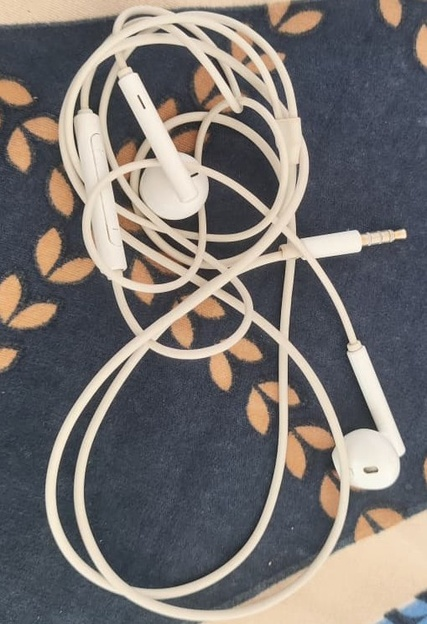
#> input picture reference_object/wired_earphones/wired_earphones_1.jpeg, 427 x 624 px, shrunk from 509 x 744 before the run, found by its file name
$ python personal_match.py
#> lines starting #> are read from the running program, lines starting #| are printed output that depends on the picture
import cv2
import numpy as np


# Load reference image
reference = cv2.imread(
    "reference_object/wired_earphones/wired_earphones_1.jpeg"
)
#> reference is the input picture: shape (624, 427, 3); mean B, G, R 113, 114.9, 119.6


# Load test image
test_image = cv2.imread(
    "images/wired_earphones_test.jpeg"
)
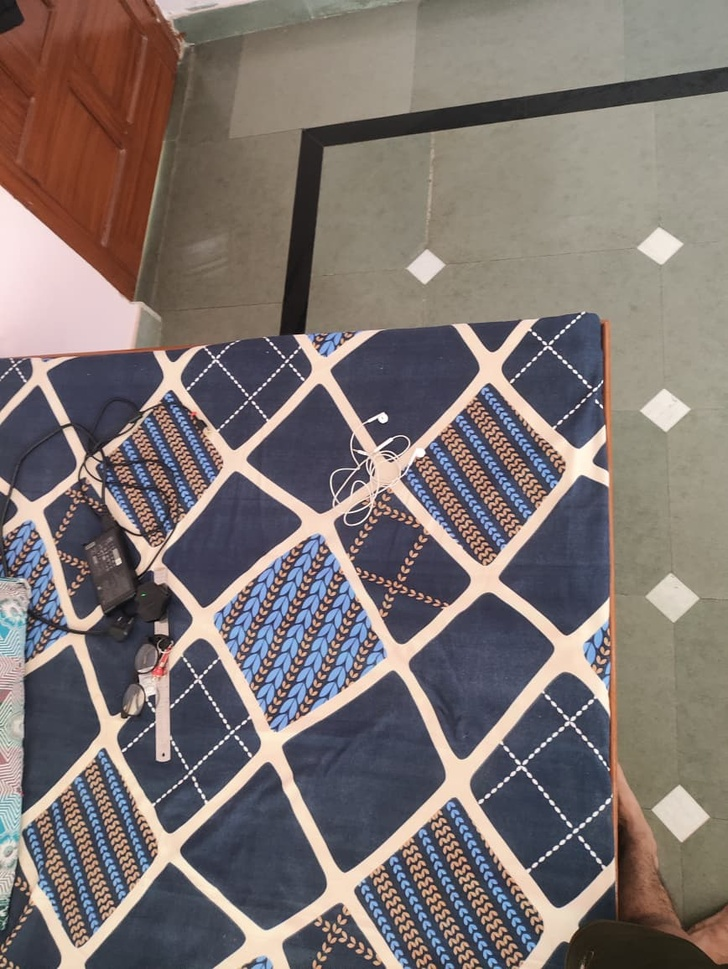
#> input picture images/wired_earphones_test.jpeg, 728 x 969 px, shrunk from 868 x 1156 before the run, found by its file name
#> test_image is the input picture: shape (969, 728, 3); mean B, G, R 113, 115.6, 125.4


# Check whether images loaded properly
if reference is None:
    print("Could not load reference image")
    exit()

if test_image is None:
    print("Could not load test image")
    exit()


# Convert both images to grayscale
reference_gray = cv2.cvtColor(
    reference,
    cv2.COLOR_BGR2GRAY
)
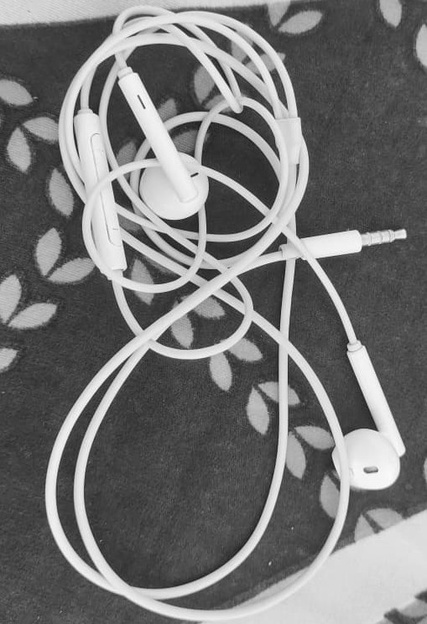
#> reference_gray: shape (624, 427); min 22, max 253, mean 116.1

test_gray = cv2.cvtColor(
    test_image,
    cv2.COLOR_BGR2GRAY
)
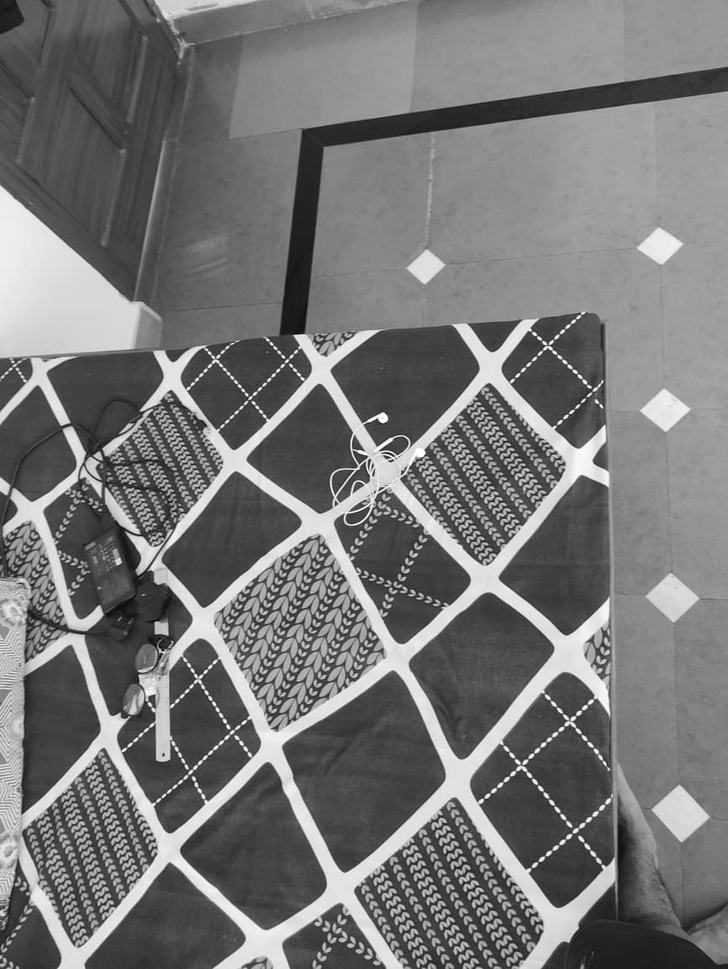
#> test_gray: shape (969, 728); min 1, max 255, mean 118.2


# Create SIFT detector
sift = cv2.SIFT_create()


# Detect keypoints and descriptors
keypoints_ref, descriptors_ref = sift.detectAndCompute(
    reference_gray,
    None
)
#> keypoints_ref = 1028 keypoints; strongest (x, y, size): (151, 155, 6.4), (208, 274, 9.8), (347, 242, 18.3), (402, 234, 6.6)

keypoints_test, descriptors_test = sift.detectAndCompute(
    test_gray,
    None
)
#> keypoints_test = 6960 keypoints; strongest (x, y, size): (383, 418, 6.8), (283, 357, 2.1), (534, 334, 2.6), (539, 338, 2.5)


# Print number of detected features
print(
    "Reference features:",
    len(keypoints_ref)
)
#| Reference features: 1028

print(
    "Test image features:",
    len(keypoints_test)
)
#| Test image features: 6960


# Create brute-force matcher
matcher = cv2.BFMatcher()


# Find two nearest matches for each feature
matches = matcher.knnMatch(
    descriptors_ref,
    descriptors_test,
    k=2
)
#> matches = 1028 matches


# Lowe's Ratio Test
good_matches = []

for m, n in matches:

    if m.distance < 0.65 * n.distance:
        good_matches.append(m)
#> after the loop, good_matches = 11 matches


print(
    "Good matches:",
    len(good_matches)
)
#| Good matches: 11


# Draw some matches for visualization
matched_image = cv2.drawMatches(
    reference,
    keypoints_ref,
    test_image,
    keypoints_test,
    good_matches[:50],
    None,
    flags=cv2.DrawMatchesFlags_NOT_DRAW_SINGLE_POINTS
)
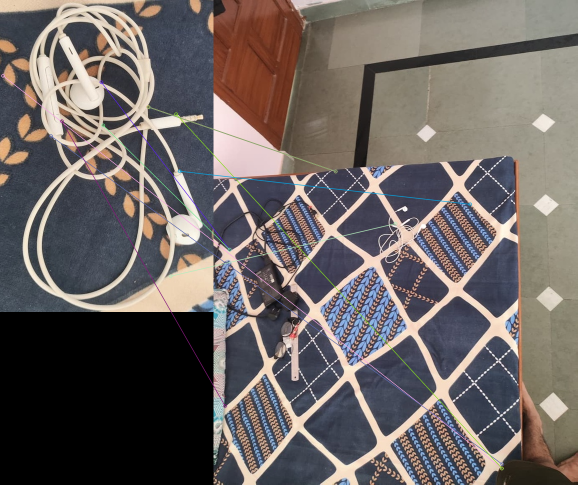
#> matched_image: shape (969, 1155, 3) (shown at 1/2 size); mean B, G, R 98.4, 100.4, 107.6


cv2.imshow(
    "BHASKARA - Feature Matches",
    matched_image
)


# Continue only if enough good matches exist
if len(good_matches) >= 10:

    # Get coordinates of matched points
    src_points = np.float32(
        [
            keypoints_ref[m.queryIdx].pt
            for m in good_matches
        ]
    ).reshape(-1, 1, 2)
#> src_points = [[5.63, 151.1], [101.7, 271.7], [123.3, 241.9], [202.4, 164], [206, 250.3], [296.2, 213.4], [296.6, 213.6], [297.2, 213.9], [340.7, 552], [351.8, 227.9], [358.9, 342]]


    dst_points = np.float32(
        [
            keypoints_test[m.trainIdx].pt
            for m in good_matches
        ]
    ).reshape(-1, 1, 2)
#> dst_points = [[576.3, 936.4], [577, 927.9], [22.74, 811.6], [31.9, 498.9], [31.9, 498.9], [244, 342.4], [244, 342.4], [244, 342.4], [363.6, 446.8], [576.3, 936.4], [512.8, 408.1]]


    # Calculate homography using RANSAC
    matrix, mask = cv2.findHomography(
        src_points,
        dst_points,
        cv2.RANSAC,
        5.0
    )
#> matrix = [[-0.798, -1.17, 382.3], [-1.02, -1.38, 450.9], [-0.00287, -0.00272, 1]]; mask = [0, 1, 1, 0, 0, 1, 1, 1, 1, 0, 0]

    print("Homography matrix:")
    print(matrix)
#| [[-7.98239745e-01 -1.17457078e+00  3.82262980e+02]
#|  [-1.02247610e+00 -1.38358298e+00  4.50898597e+02]
#|  [-2.86734283e-03 -2.72253959e-03  1.00000000e+00]]

    if mask is not None:
        print("Inlier matches:", int(mask.sum()))
#| Inlier matches: 6

    # Check whether homography was successfully calculated
    if matrix is not None:

        # Get reference image dimensions
        h, w = reference_gray.shape
#> h = 624; w = 427


        # Four corners of reference image
        corners = np.float32([
            [0, 0],
            [w, 0],
            [w, h],
            [0, h]
        ]).reshape(-1, 1, 2)
#> corners = [[0, 0], [427, 0], [427, 624], [0, 624]]


        # Project the reference corners onto room image
        projected_corners = cv2.perspectiveTransform(
            corners,
            matrix
        )
#> projected_corners = [[382.3, 450.9], [-184.6, -63.74], [359.6, 441.5], [501.8, 590.2]]


        # Convert points into integers
        projected_corners = np.int32(
            projected_corners
        )
#> projected_corners = [[382, 450], [-184, -63], [359, 441], [501, 590]]


        # Draw detected area
        detected_image = cv2.polylines(
            test_image.copy(),
            [projected_corners],
            True,
            (0, 255, 0),
            4
        )


        # Add label
        first_point = projected_corners[0][0]
#> first_point = [382, 450]

        x = first_point[0]
#> x = 382
        y = first_point[1]
#> y = 450


        cv2.putText(
            detected_image,
            "Wired Earphones",
            (x, max(y - 10, 30)),
            cv2.FONT_HERSHEY_SIMPLEX,
            0.8,
            (0, 255, 0),
            2
        )
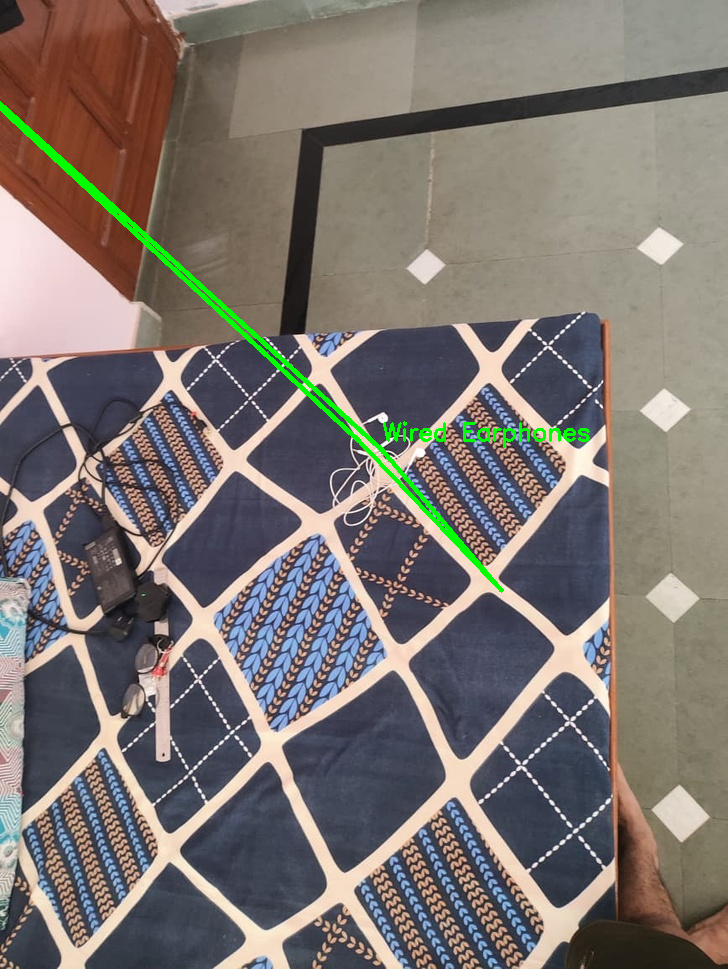
#> detected_image: shape (969, 728, 3); mean B, G, R 111.9, 117.2, 124


        # Show detection result
        cv2.imshow(
            "BHASKARA - Earphones Located",
            detected_image
        )


    else:

        print(
            "Homography could not be calculated."
        )


else:

    print(
        "Not enough good matches to locate earphones."
    )


# Wait until key is pressed
cv2.waitKey(0)


# Close all windows
cv2.destroyAllWindows()
